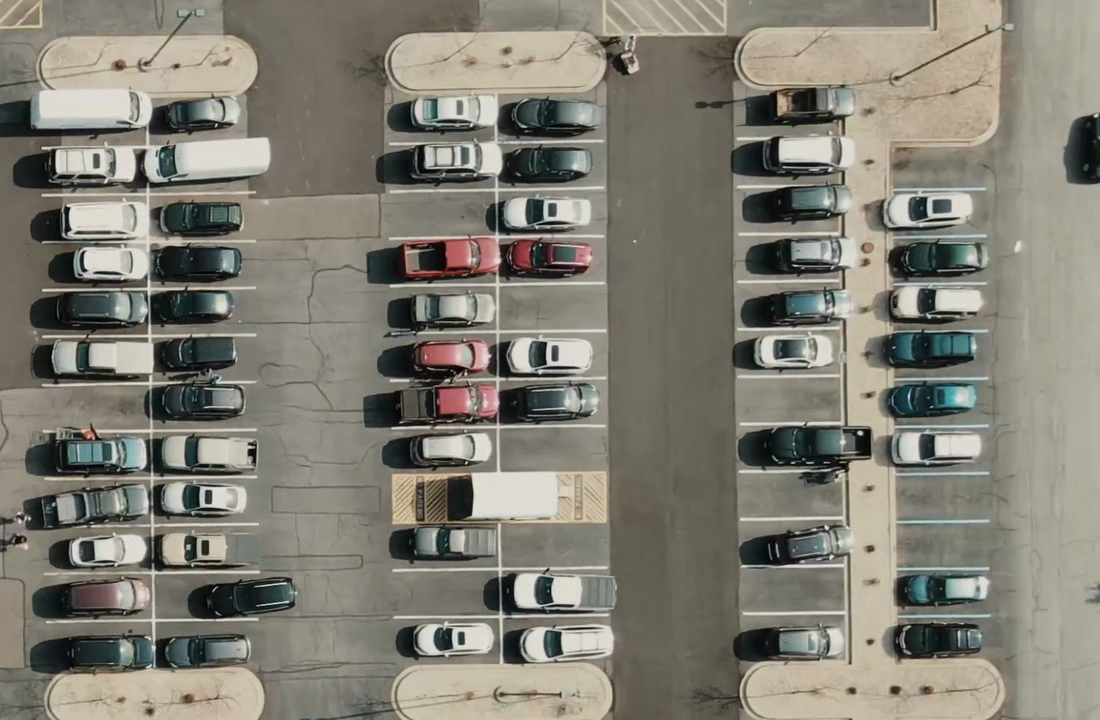
#> input picture src/carPark.png, 1100 x 720 px
$ python select_parking_spaces.py
#> lines starting #> are read from the running program, lines starting #| are printed output that depends on the picture; after the words box and inside, x2 and y2 are one past the last pixel; in counts of white or black regions, pixels touching at a corner belong together
import cv2
import pickle

# Load the image
image = cv2.imread("../src/carPark.png")
#> image is the input picture: shape (720, 1100, 3); mean B, G, R 116.3, 127, 130.1

# Define top-left and bottom-right corners
pt1 = (40, 148)
pt2 = (147, 195)

# BGR color and thickness of lines
color = (255, 0, 255)
thickness = 2

# Width and Height of car parking spaces
width = pt2[0] - pt1[0]
height = pt2[1] - pt1[1]

# Try loading previously saved positions from the pickle file
try:
    with open("../output/carPark_pos.pickle", "rb") as file:
#> (reads output/carPark_pos.pickle from the repository)
        pos_list = pickle.load(file)
except:
    pos_list = []

# Mouse click event handling
def mouseClicked(action, x, y, flags, *userdata):
    if action == cv2.EVENT_LBUTTONDOWN:
        pos_list.append((x, y))  # Add position on left-click

    if action == cv2.EVENT_RBUTTONDOWN:
        for i, pos in enumerate(pos_list):
            x1, y1 = pos
            if (x1 < x < x1 + width) and (y1 < y < y1 + height):
                pos_list.pop(i)  # Remove rectangle on right-click

    # Save updated pos_list to a pickle file
    with open("../output/carPark_pos.pickle", "wb") as file:
        pickle.dump(pos_list, file)

while True:
    # Create a copy of the image each iteration
    image_copy = image.copy()

    # Set the mouse callback function for the window
    cv2.setMouseCallback("Car Park", mouseClicked)

    # Draw rectangles based on positions in pos_list
    for pos in pos_list:
        cv2.rectangle(image_copy, (pos[0], pos[1]), (pos[0] + width, pos[1] + height), color, thickness)
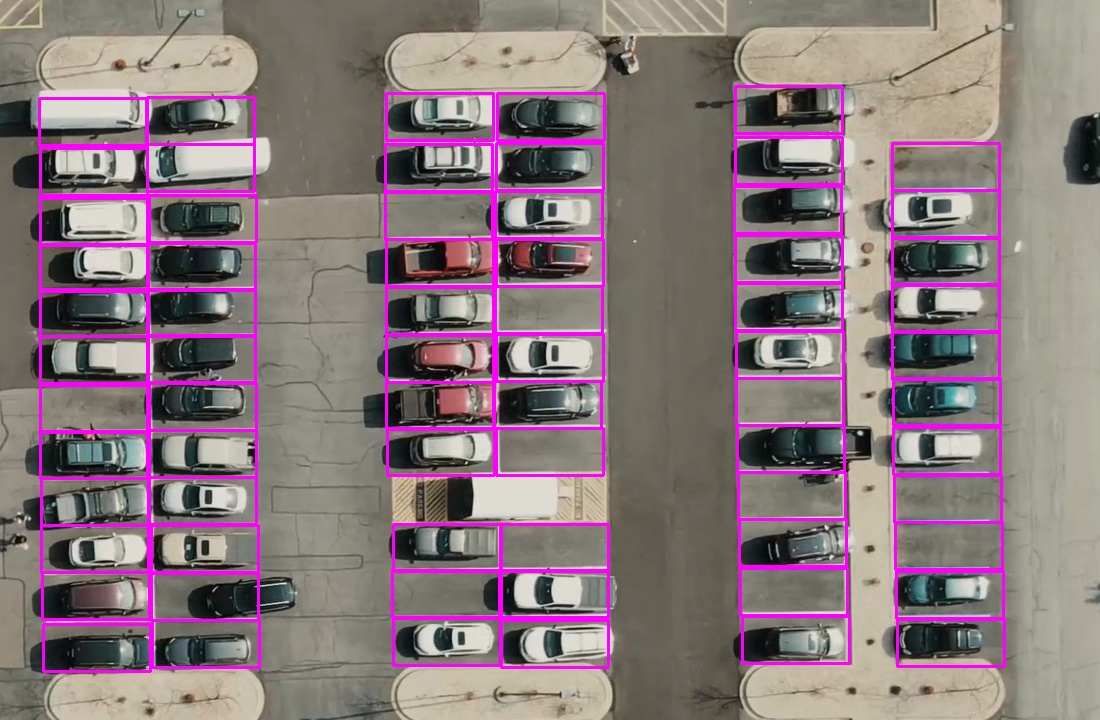
#> image_copy: shape (720, 1100, 3); 6.23% of pixels changed, all inside (x1, y1, x2, y2) = (38, 85, 1006, 673)

    # Show the updated image
    cv2.imshow("Car Park", image_copy)

    # Wait for key press
    cv2.waitKey(1)
